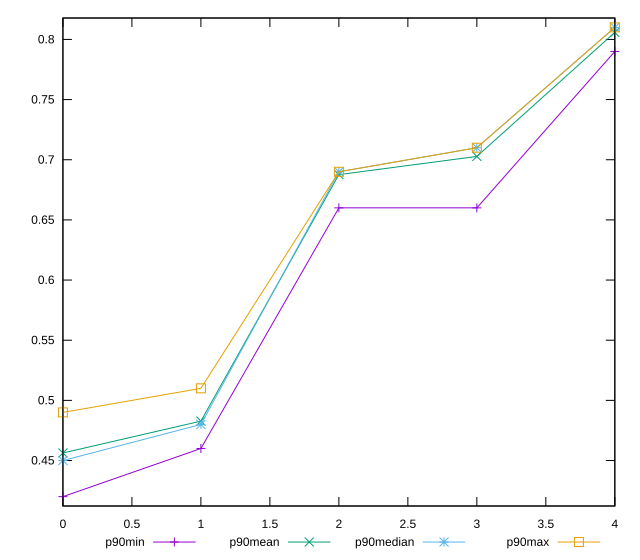

This chart was generated by the following gnuplot code:
reset

$p90Min <<EOF
0 0.42
1 0.46
2 0.66
3 0.66
4 0.79
EOF

$p90Mean <<EOF
0 0.45627659574468055
1 0.4827659574468084
2 0.6876595744680843
3 0.7027659574468093
4 0.8058510638297881
EOF

$p90Median <<EOF
0 0.45
1 0.48
2 0.69
3 0.71
4 0.81
EOF

$p90Max <<EOF
0 0.49
1 0.51
2 0.69
3 0.71
4 0.81
EOF

set key outside below
set xrange [0:4]
set yrange [0.4122:0.8178000000000001]
set trange [0.4122:0.8178000000000001]
set terminal svg size 640, 560 enhanced background rgb 'white'
set output "report_00023_2021-02-20T12:14:57.249Z/meta/score/progression/value.svg"

plot $p90Min title "p90min" with linespoints, \
     $p90Mean title "p90mean" with linespoints, \
     $p90Median title "p90median" with linespoints, \
     $p90Max title "p90max" with linespoints

reset
